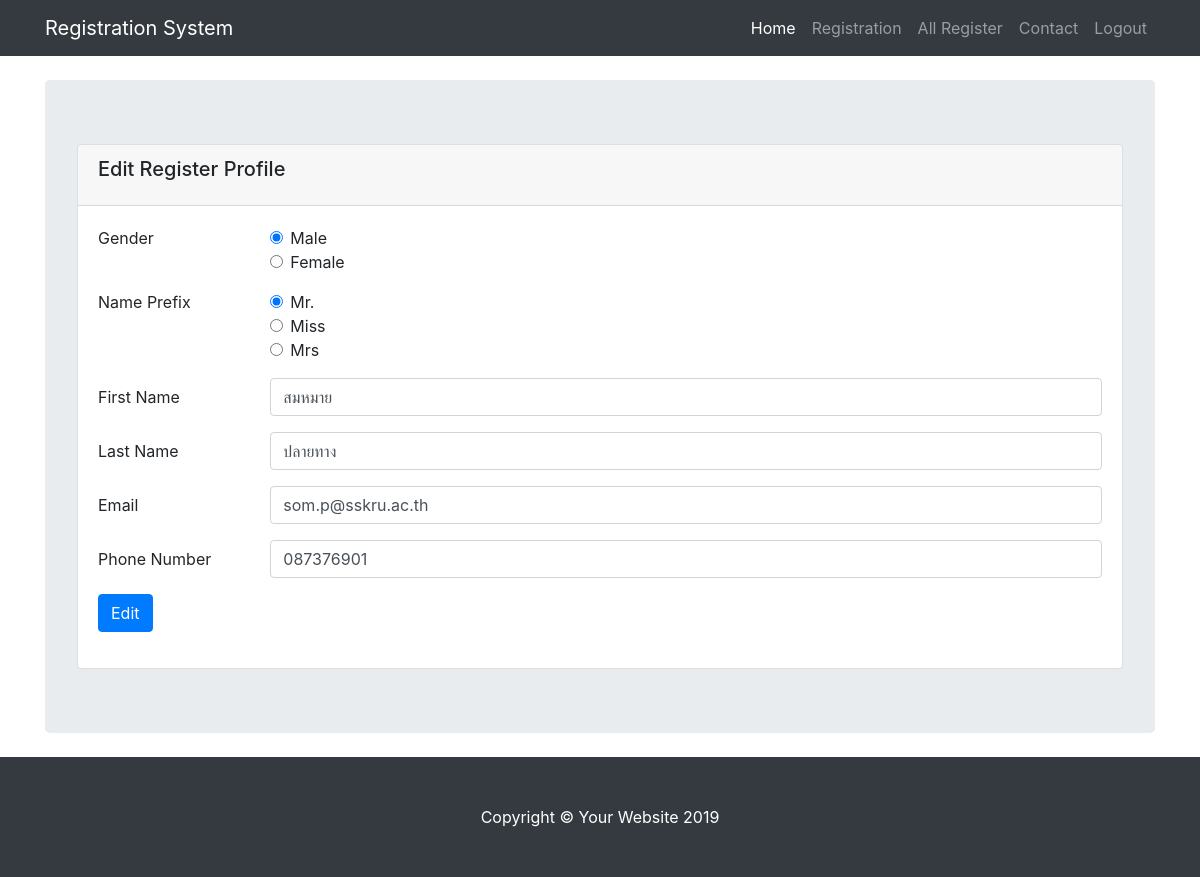
Page /index.php?q=edit&id=14 (signed in) on the committed database.
### tables this page shows
CREATE TABLE `regis` (
  `id` int(11) unsigned NOT NULL AUTO_INCREMENT,
  `gender` int(1) NOT NULL,
  `prefix` int(1) NOT NULL,
  `name` varchar(255) NOT NULL DEFAULT '',
  `lname` varchar(255) NOT NULL DEFAULT '',
  `email` varchar(255) NOT NULL,
  `phone` varchar(255) NOT NULL DEFAULT '',
  `date_regis` varchar(255) NOT NULL DEFAULT '',
  PRIMARY KEY (`id`)
);

### sites/regis_edit.php (the view, shortened to what this page needs)
<?php
    $id = $_GET["id"];
    $mysqli = connectdb();
    $q = "SELECT * FROM regis WHERE id=$id";
    $result = $mysqli->query($q);
    $regis = $result->fetch_object();
    $check1 = ($regis->gender == 0) ? "checked" : "";
    $check2 = ($regis->gender == 1) ? "checked" : "";
    $pre_check1 = ($regis->prefix == 0) ? "checked" : "";
    $pre_check2 = ($regis->prefix == 1) ? "checked" : "";
    $pre_check3 = ($regis->prefix == 2) ? "checked" : "";
?>
<header class="jumbotron my-4">
    <div class="card">
        <div class="card-header">
            <h5 class="card-title">Edit Register Profile</h5>
        </div>
        <div class="card-body">
            <form action="./sites/regis_edit_op.php" method="post">
                <fieldset class="form-group">
                    <div class="row">
                        <legend class="col-form-label col-sm-2 pt-0">Gender</legend>
                        <div class="col-sm-10">
                            <div class="form-check">
                                <input class="form-check-input" type="radio" name="gender" id="gender1" value="male" <?=$check1?>>
                                <label class="form-check-label" for="gender1">
                                    Male
                                </label>
                            </div>
                            <div class="form-check">
                                <input class="form-check-input" type="radio" name="gender" id="gender2" value="femal" <?=$check2?>>
                                <label class="form-check-label" for="gender2">
                                    Female
                                </label>
                            </div>
                        </div>
                    </div>
                </fieldset>
                <fieldset class="form-group">
                    <div class="row">
                        <legend class="col-form-label col-sm-2 pt-0">Name Prefix</legend>
                        <div class="col-sm-10">
                            <div class="form-check">
                                <input class="form-check-input" type="radio" name="prefix" id="prefix1" value="mr" <?=$pre_check1?>>
                                <label class="form-check-label" for="prefix1">
                                    Mr.
                                </label>
                            </div>
                            <div class="form-check">
                                <input class="form-check-input" type="radio" name="prefix" id="prefix2" value="miss" <?=$pre_check2?>>
                                <label class="form-check-label" for="prefix2">
                                    Miss
                                </label>
                            </div>
                            <div class="form-check">
                                <input class="form-check-input" type="radio" name="prefix" id="prefix3" value="mrs" <?=$pre_check3?>>
                                <label class="form-check-label" for="prefix3">
                                    Mrs
                                </label>
                            </div>
                        </div>
                    </div>
                </fieldset>
                <div class="form-group row">
                    <label for="name" class="col-sm-2 col-form-label">First Name</label>
                    <div class="col-sm-10">
                        <input type="text" class="form-control" name="name" id="name" value="<?=$regis->name?>" required>
                    </div>
                </div>
                <div class="form-group row">
                    <label for="lname" class="col-sm-2 col-form-label">Last Name</label>
                    <div class="col-sm-10">
                        <input type="text" class="form-control" name="lname" id="lname" value="<?=$regis->lname?>" required>
                    </div>
                </div>
                <div class="form-group row">
                    <label for="inputEmail" class="col-sm-2 col-form-label">Email</label>
                    <div class="col-sm-10">
                        <input type="email" class="form-control" name="email" id="inputEmail" value="<?=$regis->email?>" required>
                    </div>
                </div>
                <div class="form-group row">
                    <label for="inputPhone" class="col-sm-2 col-form-label">Phone Number</label>
                    <div class="col-sm-10">
                        <input type="phone" class="form-control" name="phone" id="inputPhone" value="<?=$regis->phone?>" required>
                    </div>
                </div>
                <div class="form-group row">
                    <div class="col-sm-10">
                        <button type="submit" class="btn btn-primary">Edit</button>
                    </div>
                </div>
            </form>
        </div>
    </div>
</header>

### css/heroic-features.css (style rules this page uses)
body { padding-top: 56px; }

### rows in the picture
regis: name "สมหมาย", lname "ปลายทาง", email "som.p@sskru.ac.th", phone "087376901"
